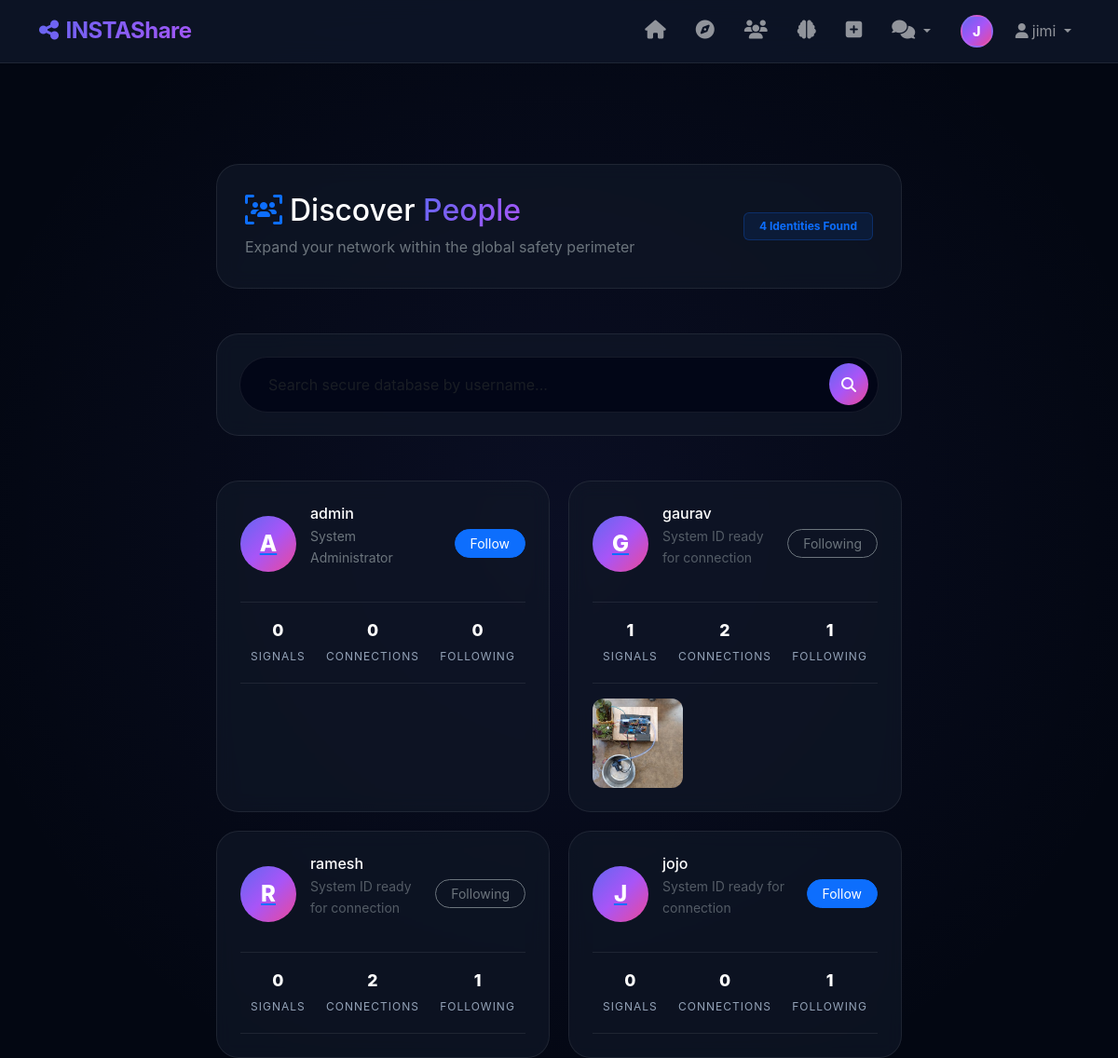
The page /people (signed in) on the database its author committed.
### app.py (models this page shows, shortened)
class User(UserMixin, db.Model):
    id = db.Column(db.Integer, primary_key=True)
    username = db.Column(db.String(20), nullable=False, unique=True)
    email = db.Column(db.String(120), unique=True, nullable=True)
    password = db.Column(db.String(80), nullable=False)
    bio = db.Column(db.Text, nullable=True)
    profile_pic = db.Column(db.String(200), default='default.jpg')
    is_private = db.Column(db.Boolean, default=False)
    is_admin = db.Column(db.Boolean, default=False)
    created_at = db.Column(db.DateTime, default=datetime.utcnow)
    last_seen = db.Column(db.DateTime, default=datetime.utcnow)
    posts = db.relationship('Post', backref='author', lazy='dynamic', cascade='all, delete-orphan')
    stories = db.relationship('Story', backref='author', lazy='dynamic', cascade='all, delete-orphan')
    comments = db.relationship('Comment', backref='author', lazy='dynamic', cascade='all, delete-orphan')
    messages = db.relationship('Message', backref='author', lazy='dynamic', cascade='all, delete-orphan', primaryjoin='User.id == Message.user_id')
    followed = db.relationship(
        'User', secondary=followers,
        primaryjoin=(followers.c.follower_id == id),
        secondaryjoin=(followers.c.followed_id == id),
        backref=db.backref('followers_users', lazy='dynamic'), lazy='dynamic')
    liked_posts = db.relationship(
        'Post', secondary=post_likes,
        backref=db.backref('liked_by', lazy='dynamic'), lazy='dynamic')
    def is_following(self, user):
        return self.followed.filter(followers.c.followed_id == user.id).count() > 0
    def followers_count(self):
        return self.followers_users.count()
    def following_count(self):
        return self.followed.count()
    def posts_count(self):
        return self.posts.count()

class Post(db.Model):
    id = db.Column(db.Integer, primary_key=True)
    caption = db.Column(db.Text, nullable=True)
    image_filename = db.Column(db.String(200), nullable=False)
    location = db.Column(db.String(100), nullable=True)
    timestamp = db.Column(db.DateTime, default=datetime.utcnow)
    user_id = db.Column(db.Integer, db.ForeignKey('user.id'), nullable=False)
    is_flagged = db.Column(db.Boolean, default=False)
    flagged_keywords = db.Column(db.String(500))
    is_nsfw = db.Column(db.Boolean, default=False)
    nsfw_confidence = db.Column(db.Float, default=0.0)
    comments = db.relationship('Comment', backref='post', lazy='dynamic', cascade='all, delete-orphan')

### app.py (the view)
@app.route('/people')
@login_required
def people():
    search_query = request.args.get('search', '')
    users_query = User.query.filter(User.id != current_user.id)
    if search_query:
        users_query = users_query.filter(
            User.username.contains(search_query)
        )
    page = request.args.get('page', 1, type=int)
    users = users_query.paginate(
        page=page, per_page=20, error_out=False
    )
    for user in users.items:
        user.recent_posts = user.posts.order_by(text('timestamp desc')).limit(3).all()
    return render_template('people.html', users=users, search_query=search_query)

### app.py (called while the page is built)
@login_manager.user_loader
def load_user(user_id):
    return User.query.get(int(user_id))

### templates/people.html (shortened to what this page needs)
{% extends "base.html" %}
{% block content %}
<div class="people-container px-3">
    <div class="container">
        <div class="row justify-content-center mb-5">
            <div class="col-lg-10 col-xl-8">
                <div class="people-header" data-aos="fade-down">
                    <div class="d-flex align-items-center justify-content-between">
                        <div>
                            <h2 class="text-white"><i class="fas fa-users-viewfinder me-2 text-primary"></i>Discover
                                <span class="text-gradient">People</span>
                            </h2>
                            <p class="text-secondary mb-0">Expand your network within the global safety perimeter</p>
                        </div>
                        <div class="header-stats d-none d-sm-block">
                            <span
                                class="badge bg-primary bg-opacity-10 text-primary border border-primary border-opacity-25 px-3 py-2">
                                {{ users.total }} Identities Found
                            </span>
                        </div>
                    </div>
                </div>
            </div>
        </div>
        <div class="row justify-content-center mb-5">
            <div class="col-lg-10 col-xl-8">
                <div class="search-section" data-aos="fade-up">
                    <form method="GET" class="search-form">
                        <div class="search-bar">
                            <input type="text" class="form-control search-input" name="search"
                                value="{{ search_query }}" placeholder="Search secure database by username..."
                                autocomplete="off">
                            <button class="search-btn" type="submit">
                                <i class="fas fa-search"></i>
                            </button>
                        </div>
                    </form>
                </div>
            </div>
        </div>
        <div class="row justify-content-center">
            <div class="col-lg-10 col-xl-8">
                {% if users.items %}
                <div class="people-grid">
                    {% for user in users.items %}
                    <div class="person-card" data-user-id="{{ user.id }}" data-aos="zoom-in">
                        <div class="person-header">
                            <a href="{{ url_for('profile', username=user.username) }}" class="profile-link">
                                <div class="person-avatar-modern">
                                    {{ user.username[0].upper() }}
                                </div>
                            </a>
                            <div class="person-info">
                                <h6 class="person-username mb-1">
                                    <a href="{{ url_for('profile', username=user.username) }}"
                                        class="text-white text-decoration-none">
                                        {{ user.username }}
                                    </a>
                                </h6>
                                {% if user.bio %}
                                <p class="person-bio text-secondary small">{{ user.bio[:80] }}</p>
                                {% else %}
                                <p class="person-bio text-secondary opacity-75 small italic">System ID ready for
                                    connection</p>
                                {% endif %}
                            </div>
                            <div class="person-actions">
                                {% if current_user.is_following(user) %}
                                <button class="btn btn-outline-secondary btn-sm rounded-pill px-3"
                                    onclick="followUser('{{ user.username }}', this)"
                                    data-username="{{ user.username }}">
                                    Following
                                </button>
                                {% else %}
                                <button class="btn btn-primary btn-sm rounded-pill px-3"
                                    onclick="followUser('{{ user.username }}', this)"
                                    data-username="{{ user.username }}">
                                    Follow
                                </button>
                                {% endif %}
                            </div>
                        </div>
                        <div class="person-stats-modern py-3">
                            <div class="stat-item-modern">
                                <span class="num">{{ user.posts_count() }}</span>
                                <span class="lbl">Signals</span>
                            </div>
                            <div class="stat-item-modern">
                                <span class="num">{{ user.followers_count() }}</span>
                                <span class="lbl">Connections</span>
                            </div>
                            <div class="stat-item-modern">
                                <span class="num">{{ user.following_count() }}</span>
                                <span class="lbl">Following</span>
                            </div>
                        </div>
                        {% if user.recent_posts %}
                        <div class="person-preview-modern mt-3">
                            <div class="preview-posts-modern">
                                {% for post in user.recent_posts[:3] %}
                                <a href="{{ url_for('profile', username=user.username) }}" class="preview-post-modern">
                                    <img src="{{ url_for('uploaded_file', filename='posts/' + post.image_filename) }}"
                                        alt="Signal" class="preview-img-modern">
                                </a>
                                {% endfor %}
                            </div>
                        </div>
                        {% endif %}
                    </div>
                    {% endfor %}
                </div>
                {% endif %}
            </div>
        </div>
    </div>
</div>
{% endblock %}

### templates/base.html (shortened to what this page needs)
<!DOCTYPE html>
<html lang="en">
<head>
    <link href="https://cdn.jsdelivr.net/npm/bootstrap@5.3.0/dist/css/bootstrap.min.css" rel="stylesheet">
    <link rel="stylesheet" href="https://cdnjs.cloudflare.com/ajax/libs/font-awesome/6.4.0/css/all.min.css">
    <link rel="stylesheet" href="{{ url_for('static', filename='css/style.css') }}">
    <link href="https://unpkg.com/aos@2.3.1/dist/aos.css" rel="stylesheet">
</head>
<body>
    {% block navbar %}
    <nav class="navbar navbar-expand-lg navbar-dark navbar-glass fixed-top">
        <div class="container">
            <a class="navbar-brand fw-bold text-gradient" href="{{ url_for('home') }}">
                <i class="fas fa-share-nodes me-2"></i>INSTAShare
            </a>
            <div class="collapse navbar-collapse" id="navbarNav">
                <ul class="navbar-nav ms-auto align-items-center">
                    {% if current_user.is_authenticated %}
                    <li class="nav-item">
                        <a class="nav-link px-3" href="{{ url_for('feed') }}" title="Home">
                            <i class="fas fa-home fs-5"></i>
                        </a>
                    </li>
                    <li class="nav-item">
                        <a class="nav-link px-3" href="{{ url_for('explore') }}" title="Explore">
                            <i class="fas fa-compass fs-5"></i>
                        </a>
                    </li>
                    <li class="nav-item">
                        <a class="nav-link px-3" href="{{ url_for('people') }}" title="People">
                            <i class="fas fa-users fs-5"></i>
                        </a>
                    </li>
                    <li class="nav-item">
                        <a class="nav-link px-3" href="{{ url_for('xai_dashboard') }}" title="XAI Dashboard">
                            <i class="fas fa-brain fs-5"></i>
                        </a>
                    </li>
                    <li class="nav-item">
                        <a class="nav-link px-3" href="{{ url_for('upload_post') }}" title="Create Post">
                            <i class="fas fa-plus-square fs-5"></i>
                        </a>
                    </li>
                    <li class="nav-item dropdown">
                        <a class="nav-link px-3 dropdown-toggle" href="#" role="button" data-bs-toggle="dropdown">
                            <i class="fas fa-comments fs-5"></i>
                        </a>
                    </li>
                    <li class="nav-item">
                        <a class="nav-link px-3" href="{{ url_for('profile', username=current_user.username) }}">
                            <div class="user-avatar-nav">
                                {{ current_user.username[0].upper() }}
                            </div>
                        </a>
                    </li>
                    <li class="nav-item dropdown">
                        <a class="nav-link dropdown-toggle" href="#" role="button" data-bs-toggle="dropdown">
                            <i class="fas fa-user me-1"></i>{{ current_user.username }}
                        </a>
                    </li>
                    {% endif %}
                </ul>
            </div>
        </div>
    </nav>
    {% endblock %}
    <main class="main-content">
        {% block content %}{% endblock %}
    </main>
</body>
</html>

### static/css/style.css (style rules this page uses)
:root { --primary-color: #8b5cf6; --primary-dark: #7c3aed; --accent-color: #ec4899; --accent-secondary: #3b82f6; --gradient-primary: linear-gradient(135deg, #6366f1 0%, #a855f7 50%, #ec4899 100%); --gradient-glow: radial-gradient(circle at 50% 50%, rgba(99, 102, 241, 0.08) 0%, transparent 80%); --gradient-surface: linear-gradient(180deg, rgba(255, 255, 255, 0.03) 0%, rgba(255, 255, 255, 0) 100%); --bg-body: #030712; --bg-deep: #020617; --bg-surface: #0f172a; --bg-card: rgba(17, 24, 39, 0.7); --bg-input: rgba(255, 255, 255, 0.03); --text-main: #ffffff; --text-primary: #f8fafc; --text-secondary: #cbd5e1; --text-muted: #94a3b8; --text-highlight: #a855f7; --glass-bg: rgba(15, 23, 42, 0.8); --glass-border: rgba(255, 255, 255, 0.08); --border-light: rgba(255, 255, 255, 0.05); --success-color: #10b981; --warning-color: #f59e0b; --danger-color: #ef4444; --border-radius: 24px; --border-radius-sm: 14px; --shadow-light: 0 4px 6px -1px rgba(0, 0, 0, 0.2); --shadow-medium: 0 10px 15px -3px rgba(0, 0, 0, 0.4); --shadow-heavy: 0 25px 50px -12px rgba(0, 0, 0, 0.6); --shadow-glow: 0 0 20px rgba(139, 92, 246, 0.2); --transition: all 0.3s cubic-bezier(0.4, 0, 0.2, 1); }
* { margin: 0; padding: 0; box-sizing: border-box; }
body { font-family: 'Outfit', 'Inter', system-ui, -apple-system, sans-serif; line-height: 1.6; color: var(--text-main); background: var(--bg-body); background-image: var(--gradient-glow); background-attachment: fixed; overflow-x: hidden; }
.main-content { padding-top: 76px; min-height: 100vh; }
.user-avatar-nav { width: 35px; height: 35px; background: var(--gradient-primary); color: white; border-radius: 50%; display: flex; justify-content: center; align-items: center; font-weight: 800; font-size: 0.9rem; border: 2px solid var(--glass-border); transition: var(--transition); }
.text-gradient { background: var(--gradient-primary); -webkit-background-clip: text; -webkit-text-fill-color: transparent; background-clip: text; background-size: 200% 200%; animation: gradientShift 6s ease infinite; }
.navbar-glass { background: rgba(15, 23, 42, 0.8) !important; backdrop-filter: blur(15px); border-bottom: 1px solid var(--glass-border); transition: var(--transition); }
.navbar-brand { font-size: 1.5rem; letter-spacing: -0.5px; }

### rows shown on the page
User: username "J", username "jimi"
User: username "A", username "admin", bio "System Administrator", posts_count "0", followers_count "0", following_count "0"
User: username "G", username "gaurav", bio "System ID ready for connection", posts_count "1", followers_count "2", following_count "1"
Post: image_filename (picture)
User: username "R", username "ramesh", shows "System ID ready for connection", posts_count "0", followers_count "2", following_count "1"
User: username "J", username "jojo", shows "System ID ready for connection", posts_count "0", followers_count "0", following_count "1"

### other values the page prints
{{ users.total }} "4"
